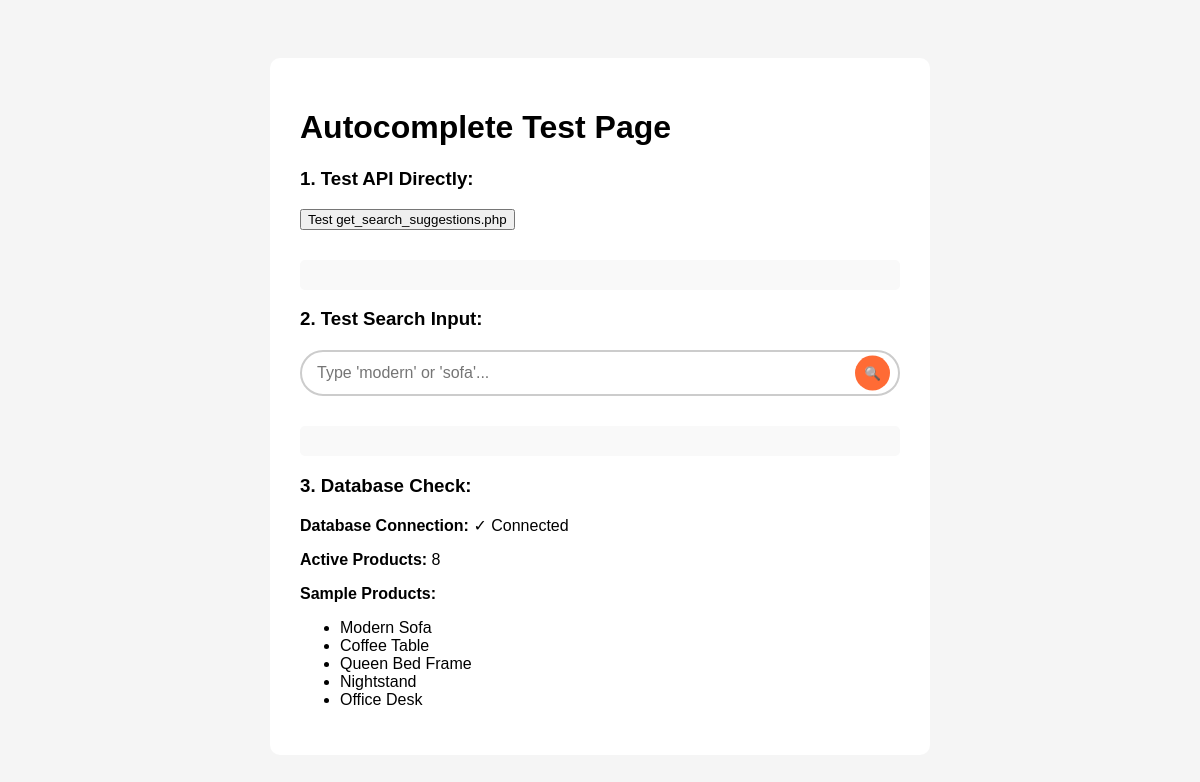
The app's page /test_autocomplete.php with its own data.
### tables this page shows
CREATE TABLE IF NOT EXISTS products (
    id INT(11) AUTO_INCREMENT PRIMARY KEY,
    category_id INT(11),
    name VARCHAR(255) NOT NULL,
    slug VARCHAR(255) NOT NULL UNIQUE,
    description TEXT,
    price DECIMAL(10,2) NOT NULL,
    stock_quantity INT(11) NOT NULL DEFAULT 0,
    low_stock_threshold INT(11) DEFAULT 10,
    image VARCHAR(255),
    is_active TINYINT(1) DEFAULT 1,
    created_at TIMESTAMP DEFAULT CURRENT_TIMESTAMP,
    updated_at TIMESTAMP DEFAULT CURRENT_TIMESTAMP ON UPDATE CURRENT_TIMESTAMP,
    FOREIGN KEY (category_id) REFERENCES categories(id) ON DELETE SET NULL,
    INDEX idx_category (category_id),
    INDEX idx_slug (slug),
    INDEX idx_active (is_active)
);

### test_autocomplete.php (the view, shortened to what this page needs)
<!DOCTYPE html>
<html lang="en">
<head>
    <link rel="stylesheet" href="./assests/css/autocomplete.css">
</head>
<body>
    <div class="test-container">
        <h1>Autocomplete Test Page</h1>
        <h3>1. Test API Directly:</h3>
        <button onclick="testAPI()">Test get_search_suggestions.php</button>
        <div id="api-result" class="test-results"></div>
        <h3>2. Test Search Input:</h3>
        <form action="search.php" method="GET" class="search-form">
            <input type="search"
                   name="q"
                   id="test-input"
                   placeholder="Type 'modern' or 'sofa'..."
                   autocomplete="off">
            <button type="submit" class="search-btn">🔍</button>
        </form>
        <div id="js-result" class="test-results"></div>
        <h3>3. Database Check:</h3>
        <?php
        require_once 'config.php';
        echo "<p><strong>Database Connection:</strong> ";
        if ($conn) {
            echo "✓ Connected</p>";
            $query = "SELECT COUNT(*) as total FROM products WHERE is_active = 1";
            $result = mysqli_query($conn, $query);
            if ($result) {
                $row = mysqli_fetch_assoc($result);
                echo "<p><strong>Active Products:</strong> " . $row['total'] . "</p>";
            }
            $sample = "SELECT name FROM products WHERE is_active = 1 LIMIT 5";
            $sampleResult = mysqli_query($conn, $sample);
            if ($sampleResult && mysqli_num_rows($sampleResult) > 0) {
                echo "<p><strong>Sample Products:</strong></p><ul>";
                while ($prod = mysqli_fetch_assoc($sampleResult)) {
                    echo "<li>" . htmlspecialchars($prod['name']) . "</li>";
                }
                echo "</ul>";
            }
        } else {
            echo "✗ Not Connected</p>";
        }
        ?>
    </div>
</body>
</html>

### assests/css/autocomplete.css (style rules this page uses)
.search-form { position: relative !important; overflow: visible !important; }

### test_autocomplete.php (style rules this page uses)
body { padding: 50px; font-family: Arial, sans-serif; background: #f5f5f5; }
.test-container { max-width: 600px; margin: 0 auto; background: white; padding: 30px; border-radius: 10px; }
.search-form { margin: 20px 0; }
.search-form input { width: 100%; padding: 12px 50px 12px 15px; border: 2px solid #ccc; border-radius: 25px; font-size: 16px; }
.search-btn { position: absolute; right: 10px; top: 50%; transform: translateY(-50%); background: #ff6b35; border: none; border-radius: 50%; width: 35px; height: 35px; cursor: pointer; }
.test-results { margin-top: 30px; padding: 15px; background: #f9f9f9; border-radius: 5px; }

### records on screen
products: name "Modern Sofa"
products: name "Coffee Table"
products: name "Queen Bed Frame"
products: name "Nightstand"
products: name "Office Desk"

### other values on screen
$row['total'] "8"
